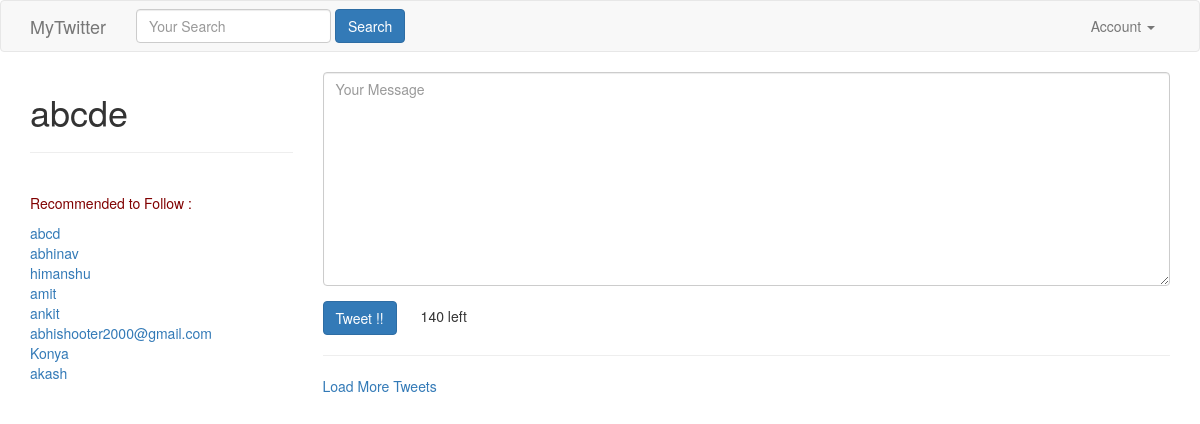
/ (signed in), run on the app's committed database.
### accounts/models.py (models this page shows, shortened)
class UserProfile(models.Model):
    user        = models.OneToOneField(settings.AUTH_USER_MODEL, related_name='profile') # user.profile
    following   = models.ManyToManyField(settings.AUTH_USER_MODEL, blank=True, related_name='followed_by')
    objects = UserProfileManager() # UserProfile.objects.all()
    def get_following(self):
        users  = self.following.all() # User.objects.all().exclude(username=self.user.username)
        return users.exclude(username=self.user.username)
    def get_absolute_url(self):
          return reverse_lazy("profiles:detail" , kwargs= {"username":self.user.username})

### tweets/views.py (the view)
# urls.py: url(r'^$', TweetListView.as_view(),name="home"),
class TweetListView(LoginRequiredMixin,ListView):
	def get_queryset(self , *args , **kwargs):
		qs = Tweet.objects.all()
		query = self.request.GET.get("q",None)
		if query is not None:
			qs = qs.filter(
				Q (content__icontains = query ) |
				Q (user__username__icontains = query )
				)
		return qs
	def get_context_data(self, *args , **kwargs):
		context = super(TweetListView,self).get_context_data(*args , **kwargs)
		context['create_form'] = TweetModelForm()
		context['create_url'] =  reverse_lazy("tweet:create")
		return context

### tweets/forms.py
class TweetModelForm(forms.ModelForm):
	content = forms.CharField(label ="", widget = forms.Textarea(
		attrs = {'placeholder':"Your Message",
		 "class": "form-control"}))
	class Meta:
		model = Tweet
		fields = ["content"]

### accounts/models.py (called while the page is built)
    def recommended(self, user,limit_to= 10):
        profile = user.profile
        following=profile.following.all()
        following=profile.get_following()
        qs = self.get_queryset().exclude(user__in = following).exclude(id = profile.id).order_by("?")[:limit_to]
        return qs

### accounts/templatetags/recommended.py (called while the page is built)
@register.inclusion_tag("accounts/snippets/recommended.html")
def recommended(user):
	if isinstance(user,User):
		qs = UserProfile.objects.recommended(user)
		return {"recommended":qs}

### tweets/models.py (called while the page is built)
	def get_absolute_url(self):
		return reverse("tweet:detail" , kwargs= {"pk": self.pk})

### tweets/templates/tweets/tweet_list.html (shortened to what this page needs)
{% extends "base.html" %}
{% load recommended %}
 {% block content %}
<div class="row" >
    <div class="col-sm-3 col-xs-12">
        <h1>{{ request.user }}</h1>
        <hr/>
        <br/>
        <p class="maroon-color" >Recommended to Follow :</p>
        {% recommended request.user %}
    </div>
    <div class="col-sm-9">
        {% if not request.GET.q %}
            <div class="">
            {% include "tweets/form.html" with form=create_form action_url=create_url btn_title='Tweet !!' form_class='tweet-form' %}
            </div>
            <hr/>
        {% endif %}
        <a href="#" id="loadmore">Load More Tweets</a>
    </div>
</div>
{% endblock %}

### accounts/templates/accounts/snippets/recommended.html
 {% for profile in recommended %}
    <a href="/{{ profile.user.username }}">
    {{ profile.user.username }}</a> <br/>
    {% empty %}
    <p class="lead">No recommendations</p>
    {% endfor %}

### templates/base.html (style rules this page uses)
.maroon-color { color: maroon; }

### data on the page
UserProfile: user.username "abcd"
UserProfile: user.username "abhinav"
UserProfile: user.username "himanshu"
UserProfile: user.username "amit"
UserProfile: user.username "ankit"
UserProfile: user.username "abhishooter2000@gmail.com"
UserProfile: user.username "Konya"
UserProfile: user.username "akash"

### other printed values
{{ request.user }} "abcde"
